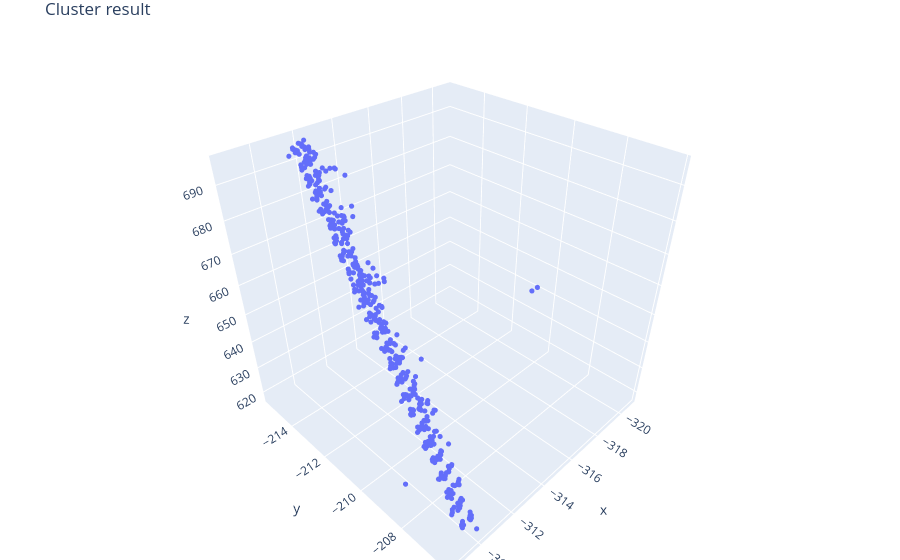

The notebook cell this image was saved under:
### Code cell
from cluster_fit import (
    fit_cluster_labels, fit_noise_list, dbscan_stats_string,
    plot_cluster_result, plot_phase3_candidate_hist
)
plot_cluster_result(xset,yset,zset)

### Figure 1 — Plotly figure (JSON) as saved in the notebook; plotly's stock layout.template omitted (floating-point values rounded to 4 significant figures; data arrays with more than 128 entries replaced by an {"elided": "..."} marker saying what was removed)
{"data": [{"marker": {"size": 3}, "mode": "markers", "name": "points (446)", "type": "scatter3d", "x": {"elided": "446 float values"}, "y": {"elided": "446 float values"}, "z": {"elided": "446 float values"}}], "layout": {"legend": {"itemsizing": "constant"}, "margin": {"b": 0, "l": 0, "r": 0, "t": 30}, "scene": {"xaxis": {"title": {"text": "x"}}, "yaxis": {"title": {"text": "y"}}, "zaxis": {"title": {"text": "z"}}}, "title": {"text": "Cluster result"}}}
